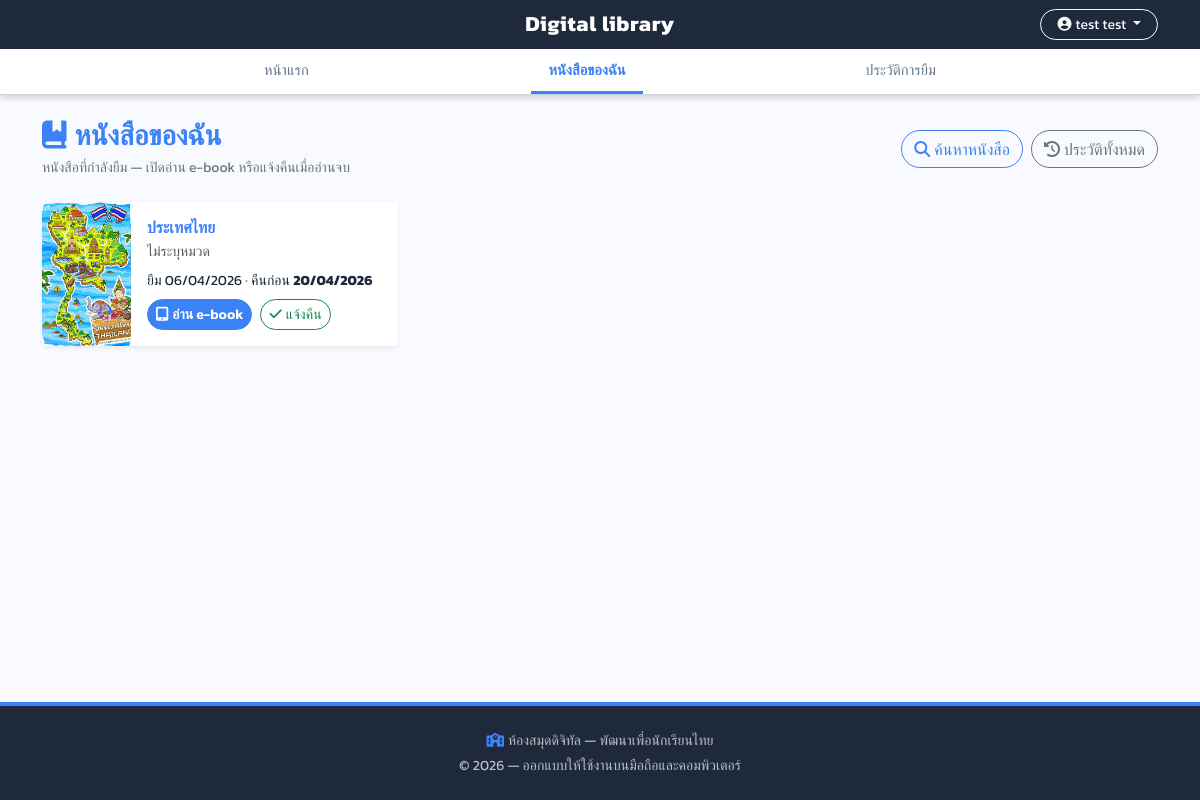
The page /my-books/ (signed in) on the database its author committed.
### library_app/models.py (models this page shows, shortened)
class Borrow(models.Model):
    class Status(models.TextChoices):
        BORROWED = 'borrowed', 'กำลังยืม'
        RETURNED = 'returned', 'คืนแล้ว'
        OVERDUE = 'overdue', 'เลยกำหนดคืน'
    borrower = models.ForeignKey(
        settings.AUTH_USER_MODEL,
        on_delete=models.CASCADE,
        related_name='borrows',
        verbose_name='ผู้ยืม',
    )
    book = models.ForeignKey(Book, on_delete=models.CASCADE, related_name='borrows', verbose_name='หนังสือ')
    borrow_date = models.DateField(auto_now_add=True, verbose_name='วันที่ยืม')
    due_date = models.DateField(verbose_name='วันที่กำหนดคืน')
    return_date = models.DateField(null=True, blank=True, verbose_name='วันที่คืนจริง')
    status = models.CharField(
        max_length=20,
        choices=Status.choices,
        default=Status.BORROWED,
        verbose_name='สถานะการคืน',
    )
    class Meta:
        verbose_name = 'การยืมหนังสือ'
        verbose_name_plural = 'การยืมหนังสือ'
        ordering = ['-borrow_date', '-id']

class Book(models.Model):
    title = models.CharField(max_length=255, verbose_name='ชื่อหนังสือ')
    description = models.TextField(blank=True, null=True, verbose_name='เรื่องย่อ / รายละเอียด')
    cover_image = models.ImageField(
        upload_to='book_covers/',
        blank=True,
        null=True,
        verbose_name='ภาพหน้าปก',
    )
    total_copies = models.PositiveIntegerField(default=1, verbose_name='จำนวนเล่มทั้งหมด')
    available_copies = models.PositiveIntegerField(default=1, verbose_name='จำนวนเล่มที่พร้อมยืม')
    learning_area = models.CharField(
        max_length=32,
        choices=LearningArea.choices,
        default=LearningArea.NOVEL,
        verbose_name='หมวดหมู่หนังสือ',
    )
    grade_level = models.CharField(
        max_length=8,
        choices=GradeLevel.choices,
        default=GradeLevel.P1,
        verbose_name='ระดับชั้นที่เหมาะสม',
    )
    category = models.ForeignKey(
        Category,
        on_delete=models.SET_NULL,
        null=True,
        blank=True,
        related_name='books',
        verbose_name='หมวดหมู่ (เพิ่มเติม)',
    )
    authors = models.ManyToManyField(Author, blank=True, related_name='books', verbose_name='ผู้แต่ง')
    ebook_pdf = models.FileField(
        upload_to='ebooks/',
        blank=True,
        null=True,
        verbose_name='ไฟล์ e-book (PDF)',
        help_text='อัปโหลด PDF สำหรับอ่านในตัวอ่านดิจิทัล (ถ้ามี)',
    )
    ebook_text = models.TextField(
        blank=True,
        default='',
        verbose_name='เนื้อหา e-book (ข้อความ)',
        help_text='ถ้าไม่มี PDF ให้วางข้อความ แบ่งหน้าด้วยบรรทัด <<<PAGE>>> ระหว่างหน้า',
    )
    created_at = models.DateTimeField(auto_now_add=True, verbose_name='บันทึกเมื่อ')
    class Meta:
        verbose_name = 'หนังสือ'
        verbose_name_plural = 'หนังสือ'
        ordering = ['title']

### library_app/views.py (the view)
# urls.py: path('my-books/', views.my_books, name='my_books'),
@login_required
def my_books(request):
    sync_borrow_state()
    borrows = (
        Borrow.objects.filter(
            borrower=request.user,
            status__in=(Borrow.Status.BORROWED, Borrow.Status.OVERDUE),
        )
        .select_related('book', 'book__category')
        .order_by('-borrow_date', '-id')
    )
    return render(request, 'my_books.html', {'borrows': borrows})

### library_app/context_processors.py (called while the page is built, shortened)
def library_roles(request):
    user = request.user
    names = set(user.groups.values_list('name', flat=True))
    is_super = user.is_superuser
    return {
        'is_librarian_user': user_is_librarian(user),
        'is_student_user': is_super or (GROUP_STUDENT in names),
        'is_teacher_user': is_super or (GROUP_TEACHER in names),
        'can_borrow_user': user_can_borrow_books(user),
    }

### library_app/roles.py (called while the page is built)
def user_is_librarian(user):
    if not user.is_authenticated:
        return False
    if user.is_superuser:
        return True
    return user.groups.filter(name=GROUP_LIBRARIAN).exists()

def user_can_borrow_books(user):
    if not user.is_authenticated:
        return False
    if user.is_superuser:
        return True
    return user.groups.filter(name__in=(GROUP_STUDENT, GROUP_TEACHER)).exists()

### library_app/views.py (called while the page is built, shortened)
def sync_borrow_state():
    today = timezone.localdate()
    expired = Borrow.objects.filter(
        due_date__lt=today,
        status__in=(Borrow.Status.BORROWED, Borrow.Status.OVERDUE),
    ).select_related('book')

### library_app/templates/my_books.html (shortened to what this page needs)
{% extends 'base.html' %}
{% block content %}
<div class="d-flex flex-wrap align-items-center justify-content-between gap-3 mb-4 animate-fade-in">
    <div>
        <h1 class="h3 fw-bold text-primary mb-1"><i class="fas fa-book-bookmark me-2"></i>หนังสือของฉัน</h1>
        <p class="text-secondary mb-0 small">หนังสือที่กำลังยืม — เปิดอ่าน e-book หรือแจ้งคืนเมื่ออ่านจบ</p>
    </div>
    <div class="d-flex flex-wrap gap-2">
        <a href="{% url 'index' %}" class="btn btn-outline-primary rounded-pill"><i class="fas fa-magnifying-glass me-1"></i>ค้นหาหนังสือ</a>
        <a href="{% url 'borrow_history' %}" class="btn btn-outline-secondary rounded-pill"><i class="fas fa-clock-rotate-left me-1"></i>ประวัติทั้งหมด</a>
    </div>
</div>
<div class="row row-cols-1 row-cols-md-2 row-cols-xl-3 g-4">
    {% for b in borrows %}
        <div class="col">
            <article class="card h-100 border-0 shadow-sm card-my-book overflow-hidden">
                <div class="row g-0">
                    <div class="col-4 col-sm-3">
                        {% if b.book.cover_image %}
                            <img src="{{ b.book.cover_image.url }}" class="img-fluid h-100 w-100 object-fit-cover" alt="" style="min-height:140px;">
                        {% else %}
                            <div class="bg-light h-100 d-flex align-items-center justify-content-center text-muted" style="min-height:140px;">
                                <i class="fas fa-book fa-2x opacity-50"></i>
                            </div>
                        {% endif %}
                    </div>
                    <div class="col-8 col-sm-9">
                        <div class="card-body d-flex flex-column h-100 py-3">
                            <h2 class="h6 fw-bold text-primary mb-1">{{ b.book.title }}</h2>
                            <p class="small text-muted mb-2">{% if b.book.category %}{{ b.book.category.name }}{% else %}ไม่ระบุหมวด{% endif %}</p>
                            <p class="small mb-2">
                                ยืม {{ b.borrow_date|date:"d/m/Y" }} · คืนก่อน <strong>{{ b.due_date|date:"d/m/Y" }}</strong>
                            </p>
                            <div class="mt-auto d-flex flex-wrap gap-2">
                                {% if b.book.ebook_pdf or b.book.ebook_text %}
                                    <a href="{% url 'ebook_reader' b.book.id %}" class="btn btn-dl-primary btn-sm rounded-pill">
                                        <i class="fas fa-tablet-screen-button me-1"></i>อ่าน e-book
                                    </a>
                                {% else %}
                                    <span class="badge text-bg-light text-muted align-self-center">ยังไม่มี e-book</span>
                                {% endif %}
                                <form action="{% url 'return_my_borrow' b.id %}" method="post" class="d-inline" onsubmit="return confirm('ยืนยันแจ้งคืนหนังสือเล่มนี้?');">
                                    <button type="submit" class="btn btn-outline-success btn-sm rounded-pill">
                                        <i class="fas fa-check me-1"></i>แจ้งคืน
                                    </button>
                                </form>
                            </div>
                        </div>
                    </div>
                </div>
            </article>
        </div>
    {% endfor %}
</div>
{% endblock %}

### library_app/templates/base.html (shortened to what this page needs)
{% load static %}
<!DOCTYPE html>
<html lang="th">
<head>
    <link href="https://cdn.jsdelivr.net/npm/bootstrap@5.3.3/dist/css/bootstrap.min.css" rel="stylesheet">
    <link rel="stylesheet" href="https://cdnjs.cloudflare.com/ajax/libs/font-awesome/6.5.2/css/all.min.css">
    <link rel="stylesheet" href="{% static 'library_app/css/app.css' %}">
</head>
<body class="d-flex flex-column min-vh-100 page-enter {% block body_extra_class %}{% endblock %}">
    <div class="navbar-dl-wrapper sticky-top">
        <div class="navbar-top-bar">
            <div class="container navbar-top-inner">
                <a href="{% url 'index' %}" class="navbar-brand-center">
                    Digital library
                </a>
                <div class="navbar-top-right">
                    {% if user.is_authenticated %}
                        <div class="dropdown">
                            <button class="btn btn-outline-light btn-sm rounded-pill px-3 dropdown-toggle" type="button" data-bs-toggle="dropdown" aria-expanded="false">
                                <i class="fas fa-circle-user me-1"></i>{{ user.get_full_name|default:user.username }}
                            </button>
                        </div>
                    {% else %}
                        <a class="btn btn-outline-light btn-sm rounded-pill px-3" href="{% url 'login' %}">
                            เข้าสู่ระบบ / สมัครสมาชิก
                        </a>
                    {% endif %}
                </div>
            </div>
        </div>
        {% block navbar_tabs %}
        <div class="navbar-tab-bar">
            <div class="container">
                <ul class="navbar-tabs-dl">
                    <li>
                        <a class="nav-tab-dl {% if request.resolver_match.url_name == 'index' %}active{% endif %}" href="{% url 'index' %}">หน้าแรก</a>
                    </li>
                    {% if user.is_authenticated %}
                        {% if not is_librarian_user and not user.is_staff %}
                            {% if can_borrow_user %}
                                <li>
                                    <a class="nav-tab-dl {% if request.resolver_match.url_name == 'my_books' %}active{% endif %}" href="{% url 'my_books' %}">หนังสือของฉัน</a>
                                </li>
                            {% endif %}
                            <li>
                                <a class="nav-tab-dl {% if request.resolver_match.url_name == 'borrow_history' %}active{% endif %}" href="{% url 'borrow_history' %}">ประวัติการยืม</a>
                            </li>
                        {% endif %}
                    {% endif %}
                </ul>
            </div>
        </div>
        {% endblock navbar_tabs %}
    </div>
    <main class="container py-4 flex-grow-1 {% block main_extra_class %}{% endblock %}">
        {% block content %}{% endblock %}
    </main>
    <footer class="footer-dl text-center text-muted py-4 mt-auto small">
        <div class="container">
            <p class="mb-1"><i class="fas fa-school text-primary me-1"></i>ห้องสมุดดิจิทัล — พัฒนาเพื่อนักเรียนไทย</p>
            <p class="mb-0">&copy; {% now "Y" %} — ออกแบบให้ใช้งานบนมือถือและคอมพิวเตอร์</p>
        </div>
    </footer>
</body>
</html>

### library_app/static/library_app/css/app.css (style rules this page uses)
:root { --navbar-bg: #1E293B; --primary: #3B82F6; --primary-hover: #2563EB; --hero-bg: linear-gradient(135deg, #DBEAFE 0%, #F3E8FF 50%, #FCE7F3 100%); --accent: #EC4899; --accent-hover: #DB2777; --cream: #F8FAFF; --cream-dark: #FCE7F3; --white: #FFFFFF; --text-main: #1E293B; --text-muted: #64748B; --border: #CBD5E1; --brown: #1E293B; --green-dark: #1E293B; --green-mid: #3B82F6; --green-light: #DBEAFE; --orange: #EC4899; --orange-light: #FCE7F3; --red-accent: #DB2777; }
:root { --bs-primary: #3B82F6; --bs-primary-rgb: 59, 130, 246; --bs-link-color: #3B82F6; --bs-link-color-rgb: 59, 130, 246; --bs-link-hover-color: #2563EB; --bs-body-bg: #F8FAFF; --bs-body-color: #1E293B; --bs-border-color: #CBD5E1; }
.btn-outline-primary { --bs-btn-color: #3B82F6; --bs-btn-border-color: #3B82F6; --bs-btn-hover-bg: #3B82F6; --bs-btn-hover-border-color: #3B82F6; --bs-btn-hover-color: #fff; --bs-btn-active-bg: #2563EB; --bs-btn-active-border-color: #2563EB; --bs-btn-active-color: #fff; }
.text-primary { color: #3B82F6 !important; }
html { scroll-behavior: smooth; }
body { font-family: 'Kanit', 'Sarabun', system-ui, sans-serif; background-color: var(--cream); color: var(--text-main); }
.navbar-dl-wrapper { z-index: 1020; box-shadow: 0 2px 8px rgba(0,0,0,0.2); }
.navbar-top-bar { background: var(--navbar-bg); padding: 0.55rem 0; }
.navbar-top-inner { display: flex; align-items: center; justify-content: space-between; position: relative; }
.navbar-top-left, .navbar-top-right { flex: 1; min-width: 0; }
.navbar-top-right { display: flex; justify-content: flex-end; align-items: center; }
.navbar-brand-center { position: absolute; left: 50%; transform: translateX(-50%); font-size: 1.35rem; font-weight: 700; color: #fff !important; text-decoration: none; letter-spacing: 0.03em; white-space: nowrap; pointer-events: auto; }
.navbar-tab-bar { background: var(--white); border-bottom: 1px solid var(--border); }
.navbar-tabs-dl { list-style: none; margin: 0; padding: 0; display: flex; justify-content: space-evenly; width: 100%; overflow-x: auto; -webkit-overflow-scrolling: touch; scrollbar-width: none; }
.nav-tab-dl { display: block; padding: 0.65rem 1.1rem; color: var(--text-muted); text-decoration: none; font-weight: 500; font-size: 0.92rem; border-bottom: 3px solid transparent; white-space: nowrap; transition: color 0.15s, border-color 0.15s; }
.nav-tab-dl.active { color: var(--primary); font-weight: 700; border-bottom-color: var(--primary); }
.page-enter { animation: pageEnter 0.3s ease-out; }
.footer-dl { background: var(--navbar-bg); color: rgba(255,255,255,0.7) !important; border-top: 4px solid var(--primary); padding: 1.5rem 0; }
.footer-dl p { color: rgba(255,255,255,0.7) !important; }
.card-my-book { border: 2px solid var(--border); border-radius: 4px; border-left: 5px solid var(--primary); background: var(--white); transition: transform 0.15s ease, box-shadow 0.15s ease; }
.btn-dl-primary { background: var(--primary); border-color: var(--primary); color: var(--white); font-weight: 600; border-radius: 4px; }
.animate-fade-in { animation: fadeIn 0.3s ease both; }

### rows shown on the page
Borrow: book.cover_image (picture), book "ประเทศไทย", shows "ไม่ระบุหมวด", borrow_date "06/04/2026", due_date "20/04/2026", shows "อ่าน e-book"

### other values the page prints
{{ user.get_full_name|default:user.username }} "test test"
